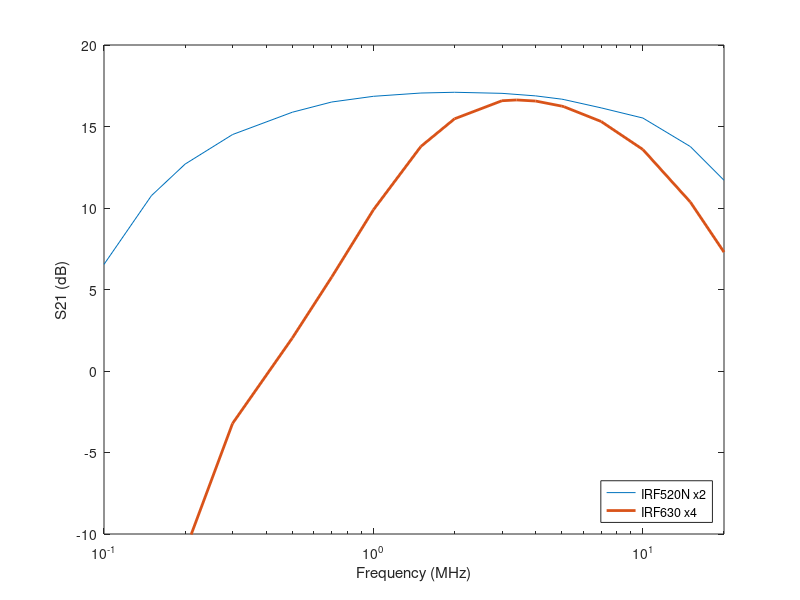

Source code (MATLAB): (Note: this script raises an error after producing the figure.)
f0_ref=5.1; % target frequency, in MHZ. For putting reference line on figure

irf520n.f=[     0.1,    0.15,   0.2,    0.3,    0.5,    0.7,    1.0,    1.5,    2.0,    3.0,    4.0,    5.0,    5.1,    7.0,    10.0,   15.0,   20.0];
irf520n.Vrms=[  2.121,  3.447,  4.307,  5.307,  6.213,  6.678,  6.952,  7.115,  7.153,  7.099,  6.973,  6.813,  6.792,  6.407,  5.963,  4.875,  3.842];
irf630.f= [     0.1,    0.15,   0.2,    0.3,    0.5,    0.7,    1.0,    1.5,    2.0,    3.0,    3.4,    4.0,    5.0,    5.1,    7.0,    10.0,   15.0,   20.0];
irf630.Vrms= [  0.024,  0.1028, 0.2806, 0.6896, 1.261,  1.939,  3.120,  4.879,  5.931,  6.738,  6.775,  6.723,  6.486,  6.457,  5.819,  4.774,  3.294,  2.313];


Pin_dBm=13.0;

amp=irf520n;
amp.Pout_dBm=10*log10(amp.Vrms.^2/50*1000);
amp.gain_dB=amp.Pout_dBm-Pin_dBm;
irf520n=amp;

amp=irf630;
amp.Pout_dBm=10*log10(amp.Vrms.^2/50*1000);
amp.gain_dB=amp.Pout_dBm-Pin_dBm;
irf630=amp;

h1=figure(1); clf; 
ha1=semilogx(irf520n.f,irf520n.gain_dB,irf630.f,irf630.gain_dB,'LineWidth',2)
xlabel('Frequency (MHz)')
ylabel('S21 (dB)')
lh=legend('IRF520N x2','IRF630 x4','Location','SouthEast','AutoUpdate','off');
xlim([0.1 20]);
ylim([-10 20]);

ylims=h1.Children(2).YLim;
hold on;
refline1=plot([f0_ref f0_ref],ylims,'Color',[0.5 0.5 0.5],'LineStyle','--','LineWidth',2);
% mark1=scatter(irf520n.OP1dB,irf520n.gain_P1dB_intercept,200,'x','MarkerEdgeColor','red','LineWidth',1.5);
% refline2=plot(xlims,(irf630.gain_P1dB_intercept)*[1 1],'Color',ha3(2).Color,'LineStyle','--','LineWidth',2);
% mark2=scatter(irf630.OP1dB,irf630.gain_P1dB_intercept,200,'x','MarkerEdgeColor','red','LineWidth',1.5);
hold off;
th1=text(f0_ref-0.4,2,sprintf('f=%.1f MHz',f0_ref));
th1.HorizontalAlignment='right';
grid on;

return;
print(h1,'S21_vs_f_plot.png','-dpng','-r300');     